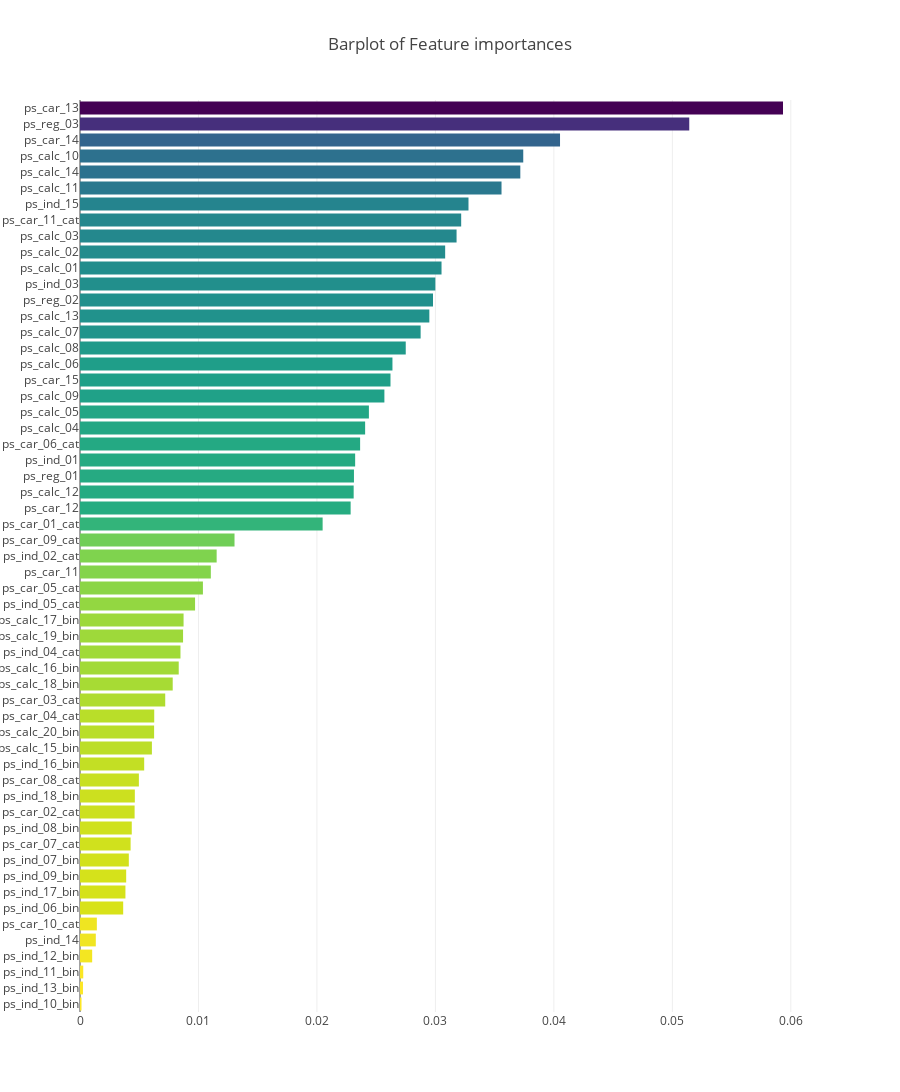

This figure's notebook cell:
### Code cell
feature_importances(rfc_draw, features)

### Figure 1 — Plotly figure (JSON) as saved in the notebook; plotly's stock layout.template omitted (floating-point values rounded to 4 significant figures)
{"data": [{"marker": {"color": [0.000128, 0.0002504, 0.0002731, 0.001028, 0.001334, 0.001422, 0.003645, 0.003834, 0.003898, 0.004121, 0.004272, 0.004369, 0.00461, 0.004629, 0.00497, 0.005417, 0.00607, 0.006255, 0.006266, 0.007195, 0.007826, 0.008334, 0.008481, 0.0087, 0.008742, 0.009713, 0.01038, 0.01104, 0.01154, 0.01304, 0.02048, 0.02284, 0.0231, 0.02313, 0.02323, 0.02364, 0.02407, 0.02439, 0.02569, 0.02621, 0.02637, 0.0275, 0.02875, 0.02949, 0.0298, 0.02999, 0.03052, 0.03082, 0.03179, 0.03217, 0.03279, 0.03558, 0.03717, 0.03741, 0.04052, 0.05143, 0.05934], "colorscale": "Viridis", "reversescale": true}, "name": "Gradient Boosting Classifer Feature importance", "orientation": "h", "type": "bar", "x": [0.000128, 0.0002504, 0.0002731, 0.001028, 0.001334, 0.001422, 0.003645, 0.003834, 0.003898, 0.004121, 0.004272, 0.004369, 0.00461, 0.004629, 0.00497, 0.005417, 0.00607, 0.006255, 0.006266, 0.007195, 0.007826, 0.008334, 0.008481, 0.0087, 0.008742, 0.009713, 0.01038, 0.01104, 0.01154, 0.01304, 0.02048, 0.02284, 0.0231, 0.02313, 0.02323, 0.02364, 0.02407, 0.02439, 0.02569, 0.02621, 0.02637, 0.0275, 0.02875, 0.02949, 0.0298, 0.02999, 0.03052, 0.03082, 0.03179, 0.03217, 0.03279, 0.03558, 0.03717, 0.03741, 0.04052, 0.05143, 0.05934], "y": ["ps_ind_10_bin", "ps_ind_13_bin", "ps_ind_11_bin", "ps_ind_12_bin", "ps_ind_14", "ps_car_10_cat", "ps_ind_06_bin", "ps_ind_17_bin", "ps_ind_09_bin", "ps_ind_07_bin", "ps_car_07_cat", "ps_ind_08_bin", "ps_car_02_cat", "ps_ind_18_bin", "ps_car_08_cat", "ps_ind_16_bin", "ps_calc_15_bin", "ps_calc_20_bin", "ps_car_04_cat", "ps_car_03_cat", "ps_calc_18_bin", "ps_calc_16_bin", "ps_ind_04_cat", "ps_calc_19_bin", "ps_calc_17_bin", "ps_ind_05_cat", "ps_car_05_cat", "ps_car_11", "ps_ind_02_cat", "ps_car_09_cat", "ps_car_01_cat", "ps_car_12", "ps_calc_12", "ps_reg_01", "ps_ind_01", "ps_car_06_cat", "ps_calc_04", "ps_calc_05", "ps_calc_09", "ps_car_15", "ps_calc_06", "ps_calc_08", "ps_calc_07", "ps_calc_13", "ps_reg_02", "ps_ind_03", "ps_calc_01", "ps_calc_02", "ps_calc_03", "ps_car_11_cat", "ps_ind_15", "ps_calc_11", "ps_calc_14", "ps_calc_10", "ps_car_14", "ps_reg_03", "ps_car_13"]}], "layout": {"height": 2000, "title": "Barplot of Feature importances", "width": 900, "yaxis": {"showgrid": false, "showline": false, "showticklabels": true}}}
